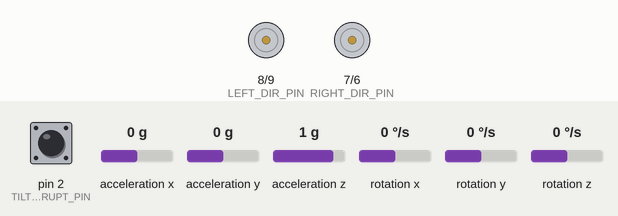
This sketch was run on a simulated Arduino Uno, built with avr-gcc and run on an emulated ATmega328P. Shown: direction and speed pins drawn as motors (green arrow = direction pin HIGH = forward, orange = LOW = backward, longer = more drive). The test bench sets the inputs (shaded band); at power-on: pin 2 (TILT_ANGLE_INTERRUPT_PIN) LOW, acceleration x 0 g, acceleration y 0 g, acceleration z 1 g, rotation x 0 °/s, rotation y 0 °/s, rotation z 0 °/s. Storage starts empty; the sensor or clock chip raises its interrupt line as the real part does; what the sketch prints to the serial monitor is not drawn.

Above: at 0.1 s.
Timing chart, 0 to 3.1 s (numbered marks = the images above):
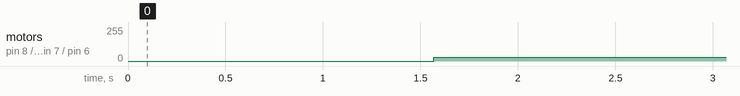

The sketch:

balancing.ino
```cpp
#include "tilt_angle.h"
#include "PID.h"
#include "drive_control.h"
#include <SPI.h>
#include <SD.h>

#define K_P (1.0)

TiltAngle tilt_angle;
PID drive_control_pid( 0.0, 0.0, 0.0 );
DriveControl drive_control;
File data_log;

void interrupt_handler() {
    tilt_angle.interrupt_handler();
}

void setup() {
  Wire.begin();
  TWBR = 24;

  Serial.begin(115200);
  while(!Serial);

  if (!SD.begin()) {
    Serial.println("Card failed, or not present");
  }
  else {
    data_log = SD.open("datalog.csv", FILE_WRITE);
    data_log.println("tilt_angle_in_rad,current_drive_output_in_percent");
  }

  tilt_angle.setup();
  drive_control.setup();

  attachInterrupt(
    digitalPinToInterrupt(TILT_ANGLE_INTERRUPT_PIN),
    interrupt_handler,
    RISING);

  drive_control_pid.SetOutputLimits(-1.0, 1.0);

}

void loop() {
  static bool new_tilt_angle_available = false;
  static double tilt_angle_in_rad = NAN;

  tilt_angle.loop(
    tilt_angle_in_rad,
    new_tilt_angle_available);

  if(new_tilt_angle_available) {
    new_angle_loop( tilt_angle_in_rad );
  }

}

void new_angle_loop( const double tilt_angle_in_rad )
{
  static double current_drive_output_in_percent = NAN;
  static double unflushed_log_lines = 0;

  drive_control_pid.loop(
    tilt_angle_in_rad,
    0.4,
    current_drive_output_in_percent);

  drive_control.loop(
    current_drive_output_in_percent,
    current_drive_output_in_percent);

  if(data_log) {
    data_log.print(tilt_angle_in_rad);
    data_log.print(",");
    data_log.println(current_drive_output_in_percent);
    unflushed_log_lines++;

    if(unflushed_log_lines > 50 ) {
      data_log.flush();
    }
  }
}
```

PID.cpp
```cpp
// (licence header left out)
#include "Arduino.h"

#include <math.h>
#include "PID.h"

#define D_TERM_FILTER_CONSTANT (0.25)

PID::PID(const double& kp, const double& ki, const double& kd )
  : kp(kp)
  , ki(ki)
  , kd(kd)
  , i_term(0.0)
  , lastInput(NAN)
{
  PID::SetOutputLimits(0, 255);
}


void PID::loop(const double& input, const double& setpoint, double& output)
{
  p_term = setpoint - input;
  i_term += (ki * p_term);
  i_term = clamp(i_term);

  if(isnan(lastInput)) lastInput = input;
  d_term =
    (d_term * D_TERM_FILTER_CONSTANT ) +
    (1 - D_TERM_FILTER_CONSTANT) * (input - lastInput);
  lastInput = input;

  output = clamp(kp * p_term + i_term - kd * d_term);
}


double PID::get_p_term()
{
  return p_term;
}

double PID::get_i_term()
{
  return i_term;
}

double PID::get_d_term()
{
  return d_term;
}

/* SetOutputLimits(...)****************************************************
       This function will be used far more often than SetInputLimits.  while
    the input to the controller will generally be in the 0-1023 range (which is
    the default already,)  the output will be a little different.  maybe they'll
    be doing a time window and will need 0-8000 or something.  or maybe they'll
    want to clamp it from 0-125.  who knows.  at any rate, that can all be done
    here.
 **************************************************************************/
void PID::SetOutputLimits(double Min, double Max)
{
  if (Min > Max) {
    outMin = Max;
    outMax = Min;
  }
  else {
    outMin = Min;
    outMax = Max;
  }
}

void PID::Reset()
{
  i_term = 0.0;
  lastInput = NAN;
}

double PID::clamp(const double& input) {
  if (input > outMax) return outMax;
  else if (input < outMin) return outMin;
  else return input;
}
```

PID.h
```cpp
#ifndef PID_h
#define PID_h

class PID
{
  public:

    PID(const double& kp, const double& ki, const double& kd);

    void loop(const double& input, const double& setpoint, double& output);
    void SetOutputLimits(double Min, double Max);
    void SetSetpoint(double setpoint);

    void Reset();

    double get_p_term();
    double get_i_term();
    double get_d_term();
  private:
    double clamp(const double& input);

    const double kp;
    const double ki;
    const double kd;

    double p_term;
    double i_term;
    double d_term;

    double lastInput;

    double outMin, outMax;
};
#endif
```

drive_control.cpp
```cpp
#include "drive_control.h"

#define LEFT_DIR_PIN 8
#define LEFT_SPEED_PIN 9
#define RIGHT_DIR_PIN 7
#define RIGHT_SPEED_PIN 6

DriveControl::DriveControl()
{}

void DriveControl::setup() {
  pinMode(LEFT_DIR_PIN, OUTPUT);
  pinMode(LEFT_SPEED_PIN, OUTPUT);
  pinMode(RIGHT_DIR_PIN, OUTPUT);
  pinMode(RIGHT_SPEED_PIN, OUTPUT);
}

void DriveControl::loop(const double& left_drive_in_percent, const double& right_drive_in_percent) {
  drive(left_drive_in_percent, LEFT_DIR_PIN, LEFT_SPEED_PIN);
  drive(right_drive_in_percent, RIGHT_DIR_PIN, RIGHT_SPEED_PIN);
}

void DriveControl::drive(const double& drive_in_percent, const uint8_t dir_pin, const uint8_t speed_pin) {
  if ( drive_in_percent > 0 ) {
    digitalWrite( dir_pin, LOW );
  }
  else {
    digitalWrite( dir_pin, HIGH );
  }

  const int drive_pwm = map(1000*abs(drive_in_percent), 0, 1000, 30, 255);
  analogWrite(speed_pin, drive_pwm);
}
```

drive_control.h
```cpp
#ifndef DRIVE_CONTROL_H
#define DRIVE_CONTROL_H

#include "Arduino.h"

class DriveControl {
public:
  DriveControl();

  void setup();
  void loop(const double& left_drive_in_percent, const double& right_drive_in_percent);

private:
  void drive(const double& drive_in_percent, const uint8_t dir_pin, const uint8_t speed_pin);
};

#endif
```

tilt_angle.cpp
```cpp
#include "tilt_angle.h"
#include "MPU6050_6Axis_MotionApps20.h"

static MPU6050 mpu;

TiltAngle::TiltAngle()
: current_tilt_angle_in_rad(NAN)
, new_tilt_anlge_available(false)
, state(State::init)
{}

void TiltAngle::setup() {
  pinMode(TILT_ANGLE_INTERRUPT_PIN, INPUT);
}

void TiltAngle::loop( double& current_tilt_angle_in_rad, bool& new_tilt_anlge_available ) {
  switch(state)
  {
    case State::init:
      state_init();
      break;
    case State::warm_up:
      state_warm_up();
      break;
    case State::running:
      state_running();
      break;
  }

  current_tilt_angle_in_rad = get_tilt_angle_in_rad();
  new_tilt_anlge_available = get_and_reset_tilt_angle_available();
}

void TiltAngle::interrupt_handler() {
    mpu_data_ready = true;
}

void TiltAngle::state_init() {
  new_tilt_anlge_available = false;
  current_tilt_angle_in_rad = NAN;

  mpu.initialize();

  if(!mpu.testConnection()) {
    Serial.println(F("MPU6050 connection failed"));
    mpu.reset();
    delay(50);
    return;
  }

  int dmp_init_status = mpu.dmpInitialize();
  if( 0 != dmp_init_status ) {
    Serial.print(F("DMP init failed with status:"));
    Serial.println( dmp_init_status );
    mpu.reset();
    delay(50);
    return;
  }

  mpu.setXAccelOffset(-4268);
  mpu.setYAccelOffset(-1731);
  mpu.setZAccelOffset(1242);
  mpu.setXGyroOffset(16);
  mpu.setYGyroOffset(16);
  mpu.setZGyroOffset(-33);

  mpu.setDMPEnabled(true);

  (void)mpu.getIntStatus();

  packet_size = mpu.dmpGetFIFOPacketSize();

  mpu.setDMPEnabled(true);

  state = State::warm_up;
  Serial.println("MPU Init Completed");
}

void TiltAngle::state_warm_up() {
  static const int startup_delay_in_ms = 1000;
  static unsigned long timer = 0;

  new_tilt_anlge_available = false;
  current_tilt_angle_in_rad = NAN;

  if( waiting_for_data() ) {
    return;
  }

  mpu.getFIFOBytes(fifo_buffer, packet_size);

  if( 0 == timer ){
    timer = millis();
  }
  else if( millis() - timer > startup_delay_in_ms ) {
    Serial.println("state_mpu_warm_up complete.");
    timer = 0;
    state = State::running;
  }
}

void TiltAngle::state_running() {
  Quaternion quant;
  VectorFloat gravity;
  float ypr[3];

  if(waiting_for_data()) {
    new_tilt_anlge_available = false;
    return;
  }

  mpu.getFIFOBytes(fifo_buffer, packet_size);
  mpu.dmpGetQuaternion(&quant, fifo_buffer);
  mpu.dmpGetGravity(&gravity, &quant);
  mpu.dmpGetYawPitchRoll(ypr, &quant, &gravity);


  new_tilt_anlge_available = true;
  current_tilt_angle_in_rad = ypr[1];
}

bool TiltAngle::waiting_for_data() {
  static int fifo_count = 0;
  int mpu_interrupt_status = 0;

  // If the data isn't ready, return without change.
  if( !mpu_data_ready ) {
    return true;
  }
  mpu_data_ready = false;

  mpu_interrupt_status = mpu.getIntStatus();
  fifo_count = mpu.getFIFOCount();

  if ((mpu_interrupt_status & 0x10) || fifo_count == 1024) {
    mpu.resetFIFO();
    Serial.println(F("FIFO overflow!"));
    return true;
  }

  if((mpu_interrupt_status & 0x02) == 0x00) {
    return true;
  }

  while (fifo_count < packet_size) {
    fifo_count = mpu.getFIFOCount();
  }

  fifo_count -= packet_size;

  return false;
}

double TiltAngle::get_tilt_angle_in_rad() {
  return current_tilt_angle_in_rad;
}
bool TiltAngle::get_and_reset_tilt_angle_available() {
  bool tmp = new_tilt_anlge_available;
  new_tilt_anlge_available = false;
  return tmp;
}
```

tilt_angle.h
```cpp
#ifndef TILT_ANGLE_H
#define TILT_ANGLE_H

// Arduino Wire library is required if I2Cdev I2CDEV_ARDUINO_WIRE implementation
// is used in I2Cdev.h
#if I2CDEV_IMPLEMENTATION == I2CDEV_ARDUINO_WIRE
    #include "Wire.h"
#endif

#define TILT_ANGLE_INTERRUPT_PIN 2

class TiltAngle {
public:
  TiltAngle();
  void setup();
  void loop( double& current_tilt_angle_in_rad, bool& new_tilt_anlge_available );

  void interrupt_handler();
private:
  enum class State {
    init,
    warm_up,
    running
  } state;

  void state_init();
  void state_warm_up();
  void state_running();

  double get_tilt_angle_in_rad();
  bool get_and_reset_tilt_angle_available();

  bool waiting_for_data();

  double current_tilt_angle_in_rad;
  bool new_tilt_anlge_available;

  uint16_t packet_size;
  uint8_t fifo_buffer[64];
  volatile bool mpu_data_ready = false;
};

#endif
```

Measured:
- by itself, motor on pin 8 (LEFT_DIR_PIN) / pin 9 (LEFT_SPEED_PIN), motor on pin 7 (RIGHT_DIR_PIN) / pin 6 (RIGHT_SPEED_PIN): stopped → forward 30/255 at 1.6 s
